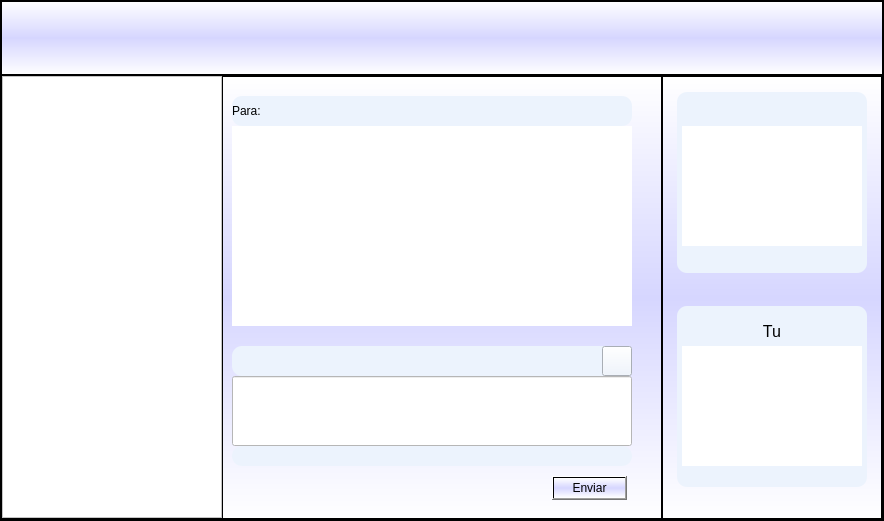
<?xml version="1.0" encoding="UTF-8"?>
<ui version="4.0">
 <class>Dialog</class>
 <widget class="QDialog" name="Dialog">
  <property name="geometry">
   <rect>
    <x>0</x>
    <y>0</y>
    <width>884</width>
    <height>521</height>
   </rect>
  </property>
  <property name="windowTitle">
   <string>Dialog</string>
  </property>
  <layout class="QHBoxLayout" name="horizontalLayout">
   <property name="spacing">
    <number>0</number>
   </property>
   <property name="leftMargin">
    <number>0</number>
   </property>
   <property name="topMargin">
    <number>0</number>
   </property>
   <property name="rightMargin">
    <number>0</number>
   </property>
   <property name="bottomMargin">
    <number>0</number>
   </property>
   <item>
    <widget class="QFrame" name="frame">
     <property name="styleSheet">
      <string notr="true">background-color: qlineargradient(spread:pad, x1:0, y1:0, x2:0 ,y2:1,stop:0 rgba(255, 255, 255, 255), stop:0.5 rgba(214,214,255,255), stop:1 rgba(255,255,255,255));</string>
     </property>
     <property name="frameShape">
      <enum>QFrame::StyledPanel</enum>
     </property>
     <property name="frameShadow">
      <enum>QFrame::Raised</enum>
     </property>
     <layout class="QVBoxLayout" name="verticalLayout" stretch="1,6">
      <property name="spacing">
       <number>0</number>
      </property>
      <property name="leftMargin">
       <number>0</number>
      </property>
      <property name="topMargin">
       <number>0</number>
      </property>
      <property name="rightMargin">
       <number>0</number>
      </property>
      <property name="bottomMargin">
       <number>0</number>
      </property>
      <item>
       <widget class="QFrame" name="frame_3">
        <property name="frameShape">
         <enum>QFrame::StyledPanel</enum>
        </property>
        <property name="frameShadow">
         <enum>QFrame::Raised</enum>
        </property>
       </widget>
      </item>
      <item>
       <widget class="QFrame" name="frame_2">
        <property name="frameShape">
         <enum>QFrame::StyledPanel</enum>
        </property>
        <property name="frameShadow">
         <enum>QFrame::Raised</enum>
        </property>
        <layout class="QHBoxLayout" name="horizontalLayout_2" stretch="1,2,1">
         <property name="spacing">
          <number>0</number>
         </property>
         <property name="leftMargin">
          <number>0</number>
         </property>
         <property name="topMargin">
          <number>0</number>
         </property>
         <property name="rightMargin">
          <number>0</number>
         </property>
         <property name="bottomMargin">
          <number>0</number>
         </property>
         <item>
          <widget class="QFrame" name="frame_6">
           <property name="frameShape">
            <enum>QFrame::StyledPanel</enum>
           </property>
           <property name="frameShadow">
            <enum>QFrame::Raised</enum>
           </property>
           <widget class="QListWidget" name="lista_contactos">
            <property name="geometry">
             <rect>
              <x>0</x>
              <y>0</y>
              <width>220</width>
              <height>442</height>
             </rect>
            </property>
            <property name="styleSheet">
             <string notr="true">background-color: rgb(255, 255, 255);</string>
            </property>
           </widget>
          </widget>
         </item>
         <item>
          <widget class="QFrame" name="frame_4">
           <property name="styleSheet">
            <string notr="true"/>
           </property>
           <property name="frameShape">
            <enum>QFrame::StyledPanel</enum>
           </property>
           <property name="frameShadow">
            <enum>QFrame::Raised</enum>
           </property>
           <widget class="QLabel" name="destinatario">
            <property name="geometry">
             <rect>
              <x>10</x>
              <y>20</y>
              <width>400</width>
              <height>30</height>
             </rect>
            </property>
            <property name="styleSheet">
             <string notr="true">background-color: rgb(236, 243, 253);
border-radius: 10px;</string>
            </property>
            <property name="text">
             <string>Para:</string>
            </property>
           </widget>
           <widget class="QLabel" name="mostrar_mensajes">
            <property name="geometry">
             <rect>
              <x>10</x>
              <y>50</y>
              <width>400</width>
              <height>200</height>
             </rect>
            </property>
            <property name="styleSheet">
             <string notr="true">background-color: rgb(255, 255, 255);</string>
            </property>
            <property name="text">
             <string/>
            </property>
           </widget>
           <widget class="QLineEdit" name="escribir_mensaje">
            <property name="geometry">
             <rect>
              <x>10</x>
              <y>300</y>
              <width>400</width>
              <height>70</height>
             </rect>
            </property>
            <property name="styleSheet">
             <string notr="true">background-color: rgb(255, 255, 255);</string>
            </property>
           </widget>
           <widget class="QPushButton" name="enviar">
            <property name="geometry">
             <rect>
              <x>330</x>
              <y>400</y>
              <width>75</width>
              <height>24</height>
             </rect>
            </property>
            <property name="text">
             <string>Enviar</string>
            </property>
           </widget>
           <widget class="QPushButton" name="zumbido">
            <property name="geometry">
             <rect>
              <x>380</x>
              <y>270</y>
              <width>30</width>
              <height>30</height>
             </rect>
            </property>
            <property name="styleSheet">
             <string notr="true">background-color: rgb(236, 243, 253);</string>
            </property>
            <property name="text">
             <string/>
            </property>
            <property name="icon">
             <iconset>
              <normaloff>zumbido.jpg</normaloff>zumbido.jpg</iconset>
            </property>
            <property name="iconSize">
             <size>
              <width>30</width>
              <height>30</height>
             </size>
            </property>
           </widget>
           <widget class="QLabel" name="label_7">
            <property name="geometry">
             <rect>
              <x>10</x>
              <y>270</y>
              <width>400</width>
              <height>30</height>
             </rect>
            </property>
            <property name="styleSheet">
             <string notr="true">background-color: rgb(236, 243, 253);
border-radius: 10px;</string>
            </property>
            <property name="text">
             <string/>
            </property>
           </widget>
           <widget class="QLabel" name="label_10">
            <property name="geometry">
             <rect>
              <x>10</x>
              <y>370</y>
              <width>400</width>
              <height>20</height>
             </rect>
            </property>
            <property name="styleSheet">
             <string notr="true">background-color: rgb(236, 243, 253);
border-radius: 10px;</string>
            </property>
            <property name="text">
             <string/>
            </property>
           </widget>
           <zorder>label_7</zorder>
           <zorder>destinatario</zorder>
           <zorder>mostrar_mensajes</zorder>
           <zorder>escribir_mensaje</zorder>
           <zorder>enviar</zorder>
           <zorder>zumbido</zorder>
           <zorder>label_10</zorder>
          </widget>
         </item>
         <item>
          <widget class="QFrame" name="frame_5">
           <property name="frameShape">
            <enum>QFrame::StyledPanel</enum>
           </property>
           <property name="frameShadow">
            <enum>QFrame::Raised</enum>
           </property>
           <widget class="QLabel" name="fotoperfil1">
            <property name="geometry">
             <rect>
              <x>20</x>
              <y>50</y>
              <width>180</width>
              <height>120</height>
             </rect>
            </property>
            <property name="styleSheet">
             <string notr="true">background-color: rgb(255, 255, 255);</string>
            </property>
            <property name="text">
             <string/>
            </property>
           </widget>
           <widget class="QLabel" name="fotoperfil2">
            <property name="geometry">
             <rect>
              <x>20</x>
              <y>270</y>
              <width>180</width>
              <height>120</height>
             </rect>
            </property>
            <property name="styleSheet">
             <string notr="true">background-color: rgb(255, 255, 255);</string>
            </property>
            <property name="text">
             <string/>
            </property>
           </widget>
           <widget class="QLabel" name="nombre1">
            <property name="geometry">
             <rect>
              <x>20</x>
              <y>20</y>
              <width>180</width>
              <height>30</height>
             </rect>
            </property>
            <property name="styleSheet">
             <string notr="true">background-color: rgb(236, 243, 253);
</string>
            </property>
            <property name="text">
             <string/>
            </property>
           </widget>
           <widget class="QLabel" name="nombre2">
            <property name="geometry">
             <rect>
              <x>20</x>
              <y>240</y>
              <width>180</width>
              <height>30</height>
             </rect>
            </property>
            <property name="font">
             <font>
              <pointsize>12</pointsize>
             </font>
            </property>
            <property name="styleSheet">
             <string notr="true">background-color: rgb(236, 243, 253);</string>
            </property>
            <property name="text">
             <string>Tu</string>
            </property>
            <property name="alignment">
             <set>Qt::AlignCenter</set>
            </property>
           </widget>
           <widget class="QLabel" name="label_8">
            <property name="geometry">
             <rect>
              <x>15</x>
              <y>16</y>
              <width>190</width>
              <height>181</height>
             </rect>
            </property>
            <property name="styleSheet">
             <string notr="true">background-color: rgb(236, 243, 253);
border-radius: 10px;
</string>
            </property>
            <property name="text">
             <string/>
            </property>
           </widget>
           <widget class="QLabel" name="label_9">
            <property name="geometry">
             <rect>
              <x>15</x>
              <y>230</y>
              <width>190</width>
              <height>181</height>
             </rect>
            </property>
            <property name="styleSheet">
             <string notr="true">background-color: rgb(236, 243, 253);
border-radius: 10px;
</string>
            </property>
            <property name="text">
             <string/>
            </property>
           </widget>
           <zorder>label_9</zorder>
           <zorder>label_8</zorder>
           <zorder>fotoperfil1</zorder>
           <zorder>fotoperfil2</zorder>
           <zorder>nombre1</zorder>
           <zorder>nombre2</zorder>
          </widget>
         </item>
        </layout>
       </widget>
      </item>
     </layout>
    </widget>
   </item>
  </layout>
 </widget>
 <resources/>
 <connections/>
</ui>
